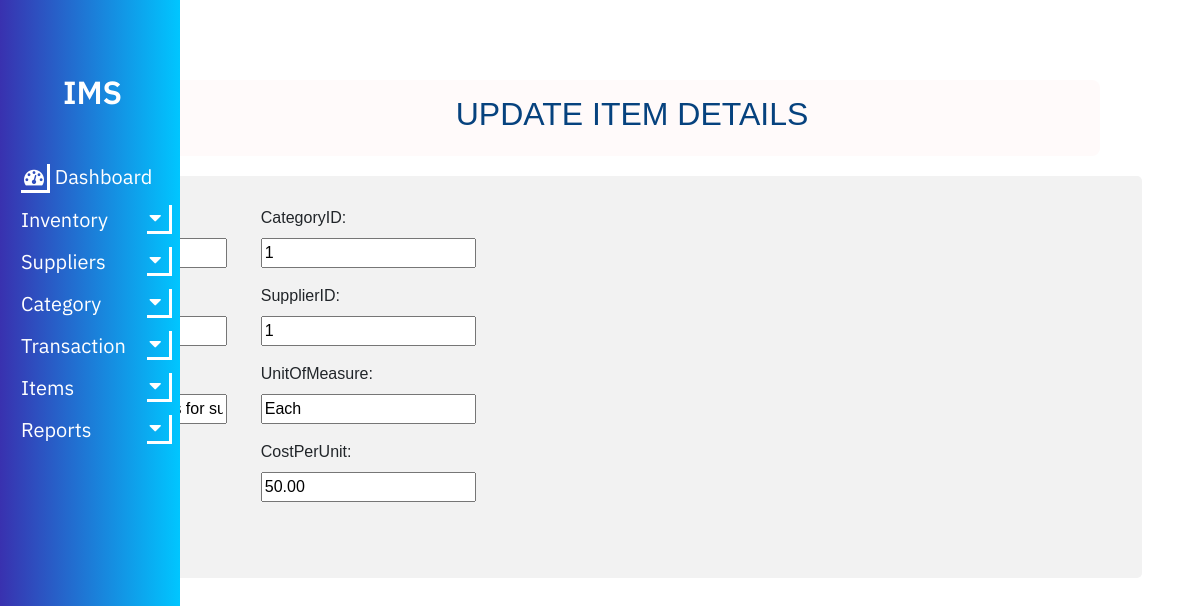
Screenshot of /HIMS/item-update.php?id=1 with the database file from the repository.
### tables this page shows
CREATE TABLE `item` (
  `ItemID` int(11) NOT NULL,
  `ItemName` varchar(255) DEFAULT NULL,
  `Description` text DEFAULT NULL,
  `CategoryID` int(11) DEFAULT NULL,
  `SupplierID` int(11) DEFAULT NULL,
  `UnitOfMeasure` varchar(50) DEFAULT NULL,
  `CostPerUnit` decimal(10,2) DEFAULT NULL
);

### HIMS/item-update.php (the view, shortened to what this page needs)
<?php
	include 'common.php';
		include "config.php";
		if(isset($_GET['id']))
		{
			$id=$_GET['id'];
			$qry1="SELECT * FROM item WHERE ItemID='$id'";
			$result = $conn->query($qry1);
			$row = $result -> fetch_row();
		}
            ?>
<!DOCTYPE html>
<html>
<head>
<link rel="stylesheet" type="text/css" href="nav2.css">
<link rel="stylesheet" type="text/css" href="form4.css">
</head>
<body>
	<center>
	<div class="head">
	<h2> UPDATE ITEM DETAILS</h2>
	</div>
	</center>
	<div class="one">
		<div class="row">
			<form action="<?=$_SERVER['PHP_SELF']?>" method="post">
			<div class="column">
                    <p>
                        <label for="iid">ItemID:</label><br>
                    </p>
                    <p>
                        <label for="name">ItemName:</label><br>
                    </p>
                    <p>
                        <label for="desc">Description:</label><br>
                    </p>
                </div>
                <div class="column">
                    <p>
                        <label for="cid">CategoryID:</label><br>
                        <input type="number" name="cid" value="<?php echo $row[3]; ?>">
                    </p>
                    <p>
                        <label for="sid">SupplierID:</label><br>
                        <input type="number" name="sid" value="<?php echo $row[4]; ?>">
                    </p>
                    <p>
                        <label for="meas">UnitOfMeasure: </label><br>
                        <input type="text" name="meas" value="<?php echo $row[5]; ?>">
                    </p>
                    <p>
                        <label for="cost">CostPerUnit: </label><br>
                        <input type="number" name="cost" value="<?php echo $row[6]; ?>">
                    </p>
                </div>
            </form>
		</div>
	</div>
</body>
</html>

### HIMS/nav2.css (style rules this page uses)
div.head { width: 78%; font-family: Arial; background-color: #fffafa; color: #06427e; float: right; margin-top: -1px; margin-right: 100px; margin-left: 0px; top: 0; right: 0; overflow: auto; margin-top: 20px; padding: 15px; border-radius: 8px; }
.one { margin-top: 20px; }
body { padding-top: 60px; }

### HIMS/form4.css (style rules this page uses)
.one { border-radius: 5px; box-sizing: border-box; background-color: #f2f2f2; padding: 30px; padding-left: 60px; width: 1175px; float: right; margin-right: 58px; margin-top: 20px; margin-bottom: 50px; font-family: Arial, sans-serif; }
.column { float: left; width: 50%; }
.row:after { content: ""; display: table; clear: both; }

### rows the page displays
item: cid "1", sid "1", meas "Each", cost "50.00"
